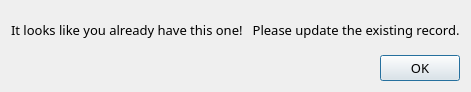
<?xml version="1.0" encoding="UTF-8"?>
<ui version="4.0">
 <class>duplicates_dialog</class>
 <widget class="QDialog" name="duplicates_dialog">
  <property name="geometry">
   <rect>
    <x>0</x>
    <y>0</y>
    <width>436</width>
    <height>92</height>
   </rect>
  </property>
  <property name="font">
   <font>
    <family>Gill Sans MT</family>
    <pointsize>10</pointsize>
   </font>
  </property>
  <property name="windowTitle">
   <string>MyBookMgr - Duplicate Found!</string>
  </property>
  <layout class="QGridLayout" name="gridLayout">
   <item row="0" column="0" colspan="2">
    <widget class="QLabel" name="label">
     <property name="text">
      <string>It looks like you already have this one!   Please update the existing record.</string>
     </property>
    </widget>
   </item>
   <item row="1" column="0">
    <spacer name="horizontalSpacer">
     <property name="orientation">
      <enum>Qt::Horizontal</enum>
     </property>
     <property name="sizeHint" stdset="0">
      <size>
       <width>334</width>
       <height>20</height>
      </size>
     </property>
    </spacer>
   </item>
   <item row="1" column="1">
    <widget class="QPushButton" name="OK_Button">
     <property name="text">
      <string>OK</string>
     </property>
    </widget>
   </item>
  </layout>
 </widget>
 <resources/>
 <connections/>
</ui>
